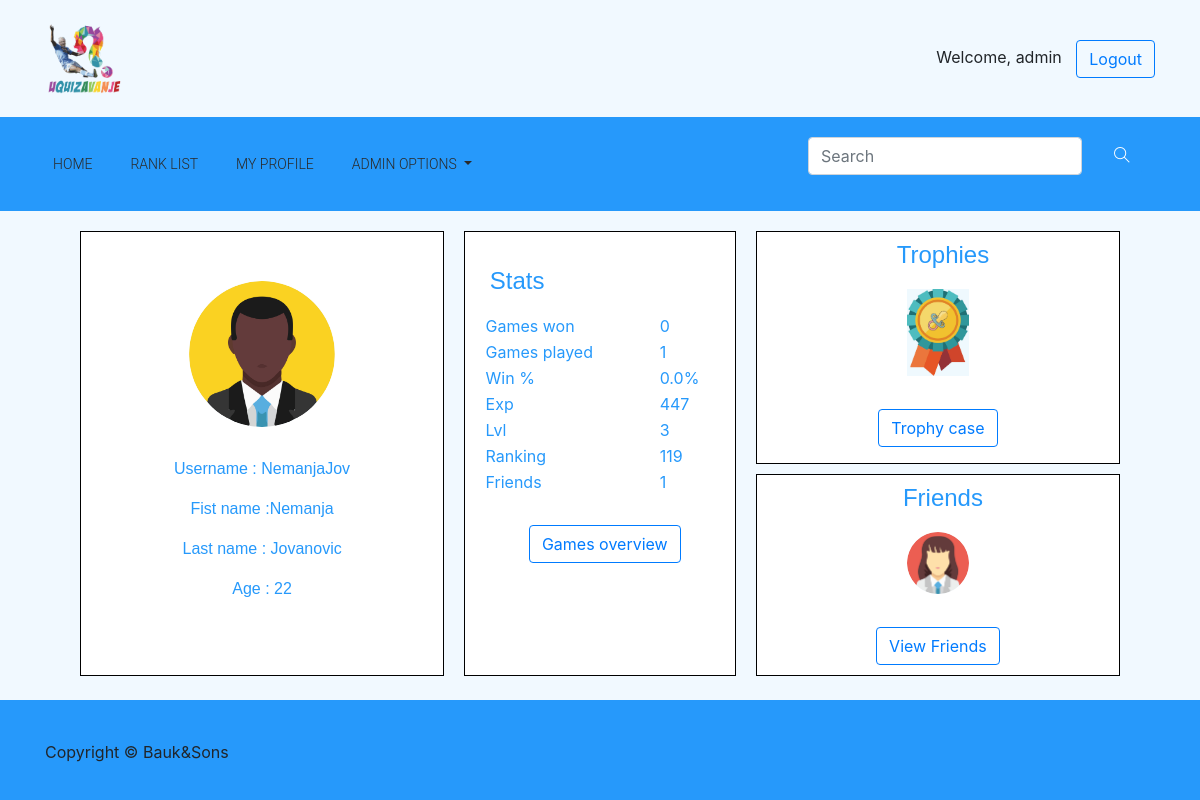
The app's page /my_profile/15/ (signed in) with its own data.
### quiz/models.py (models this page shows, shortened)
class User(AbstractUser):
    email = models.EmailField(
        verbose_name='email address',
        max_length=255,
        unique=True,
    )
    age = models.IntegerField(null = True)
    is_active = models.BooleanField(default=True)
    is_moderator = models.BooleanField(default=False)
    wants_moderator = models.BooleanField(default = False)
    first_name = models.CharField(max_length=50)
    last_name = models.CharField( max_length=50)
    level = models.IntegerField(default = 0)
    exp = models.IntegerField(default = 0)
    picture = models.TextField(default = "quiz/default_avatar.jpg", max_length = 50, blank = True, null = True)
    ranking = models.IntegerField(default = 0)
    def moderator(self):
        return self.is_moderator
    def is_senior(self):
        return self.level >= 10
    def get_level(self):
        return self.level
    def get_ranking(self):
        return self.ranking
    def get_age(self):
        return self.age
    def get_by_id(id_val):
        return User.objects.filter(id=id_val).first()
    USERNAME_FIELD = 'username'
    REQUIRED_FIELDS = ['email']

### quiz/views.py (the view)
# urls.py: url(r'^my_profile/(?P<value>\d+)/$', views.my_profile,                   name = 'my_profile'),
def my_profile(request, value):
    user = User.get_by_id(value)
    if request.user.is_authenticated:
        template = loader.get_template('quiz/my_profile.html')
        lvl = user.level
        wins = Game.number_of_wins(user)
        played = Game.number_of_games_played(user)
        if played != 0:
            percentage = float("{0:.2f}".format(((float)(wins/played) * 100)))
        else:
            percentage = 0
        number_of_friends = Friendship.count_my_friends(user)
        friends = Friendship.get_random_four_freinds(user)
        senior = user.is_senior()
        wants_moderator = user.wants_moderator
        moderator = user.is_moderator
        show_apply_for_moderator = not wants_moderator and senior and not moderator
        trophies = []
        trophies.append({'name': "New user", 'src':"quiz/new_user.jpg"})
        if wins>=10:
            trophies.append({'name': "10 wins", 'src': "quiz/10win.jpg"})
        if wins>=50:
            trophies.append({'name': "50 wins", 'src': "quiz/50win.jpg"})
        if wins>=100:
            trophies.append({'name': "100 wins", 'src': "quiz/100win.jpg"})
        if lvl>=5:
            trophies.append({'name': "Level 5+", 'src': "quiz/lvl5.jpg"})
        if lvl>=10:
            trophies.append({'name': "Level 10+", 'src': "quiz/lvl10.jpg"})
        if lvl>=20:
            trophies.append({'name': "Level 20+", 'src': "quiz/lvl20.jpg"})
        if user.is_moderator:
            trophies.append({'name': "Moderator", 'src': "quiz/moderator.jpg"})
        if user.is_senior():
            trophies.append({'name': "Senior", 'src': "quiz/senior_user.jpg"})
        context = {
            'curUser': user,
            'wins': wins,
            'played': played,
            'percentage': percentage,
            'number_of_friends': number_of_friends,
            'trophies': trophies,
            'friends' : friends,
            'senior' : senior,
            'show_apply_for_moderator' : show_apply_for_moderator,
        }
        return HttpResponse(template.render(context, request))
    else:
        return redirect('/home')

### quiz/models.py (called while the page is built)
    def get_random_four_freinds(user):
        return Friendship.objects.filter(first_friend_id = user, accepted = True).select_related('second_friend_id').values('second_friend_id', 'accepted', 'second_friend_id__username', 'second_friend_id__picture', 'second_friend_id__ranking').order_by('?')[:4]

    def count_my_friends(user):
        return Friendship.objects.filter(first_friend_id = user, accepted = True).count()

    def number_of_wins(user):
        return Game.objects.filter(winner = user).count()

    def number_of_games_played(user):
        p1 = Game.objects.filter(player_one = user).count()
        p2 = Game.objects.filter(player_two = user).count()
        p3 = Game.objects.filter(player_three = user).count()
        p4 = Game.objects.filter(player_four = user).count()
        result = p1+p2+p3+p4
        return result

### quiz/templates/quiz/my_profile.html (shortened to what this page needs)
{% extends "quiz/base.html" %}
{% load static %} {% block content %}
<div class="container">
  <div class="row justify-content-center" style="margin: 10px;">
    <div class="col-lg-4 col-md-12 profile_big_container">
      <div class="text-center justify-content-center">
        <div class="card-body">
          {%if user.id == curUser.id%}
            {% load static %}
          {%else%}
          {% load static %}
            <img src="{% get_static_prefix %}{{curUser.picture}}" class="rounded-circle" />
          {%endif%}
        </div>
        <div class="p_wrapper_profile">
          <p>Username : {{ curUser.get_username }}</p>
          <p>Fist name :{{ curUser.first_name }}</p>
          <p>Last name : {{ curUser.last_name }}</p>
          {% if curUser.get_age != null%}
          <p>Age : {{ curUser.get_age }}</p>
          {% endif %}
        </div>
      </div>
    </div>
    <div class="col-lg-3 col-md-12 profile_big_container">
      <div id="stats_container">
        <h3>Stats</h3>
        <table>
          <tr style="color: #2699FB;">
            <td>Games won</td>
            <td>{{ wins }}</td>
          </tr>
          <tr style="color: #2699FB;">
            <td>Games played</td>
            <td>{{ played }}</td>
          </tr>
          <tr style="color: #2699FB;">
            <td>Win %</td>
            <td>{{ percentage }}%</td>
          </tr>
          <tr style="color: #2699FB;">
              <td>Exp</td>
              <td>{{ curUser.exp }}</td>
          </tr>
          <tr style="color: #2699FB;">
            <td>Lvl</td>
            <td>{{ curUser.get_level }}</td>
          </tr>
          <tr style="color: #2699FB;">
            <td>Ranking</td>
            <td>{{ curUser.get_ranking }}</td>
          </tr>
          <tr style="color: #2699FB;">
            <td>Friends</td>
            <td>{{ number_of_friends }}</td>
          </tr>
          <tr style="color: #2699FB;">
            <td style="padding: 30px" colspan="2" align="center">
              <a href = "{% url 'quiz:games_overview' value=curUser.id%}"><button class="btn btn-outline-primary">Games overview</button></a>
            </td>
          </tr>
        </table>
      </div>
    </div>
    <div class="col-lg-4 col-md-12" style="margin: 10px;">
      <div class="row">
        <div class="col-md-12" id="trophy_container">
          <div class="small_container_content text-center">
            <h3>Trophies</h3>
            <span>
              {%for trophy in trophies%}
              <div style="display: inline">
                <img src="{% get_static_prefix %}{{ trophy.src }}" />
              </div>
              {%endfor%}
            </span>
            <p>
              <button class="btn btn-outline-primary">
                <a href="{% url 'quiz:trophy_page' value=curUser.id%}">Trophy case</a>
              </button>
            </p>
          </div>
        </div>
        <div class="col-md-12" id="friends_container">
          <div class="small_container_content text-center">
            <h3>Friends</h3>
            <span>
              {% for friend in friends %}
                {% load static %}
                <img src='{% get_static_prefix %}{{friend.second_friend_id__picture }}' class="rounded-circle" alt="avatar">
              {% empty %}
                <h6 style="color: #2699FB;">You do not have any friends yet !</h6>
              {% endfor %}
            </span>
            <br/>
            <button class="btn btn-outline-primary">
              <a href="{% url 'quiz:friends_page' value=curUser.id%}">View Friends</a>
            </button>
          </div>
        </div>
      </div>
    </div>
  </div>
</div>
{% endblock content %}

### quiz/templates/quiz/base.html (shortened to what this page needs)
{% load static %}
<!doctype html>
<html lang="en">
<head>
    <link rel="stylesheet" href="{% static 'quiz/bootstrap.min.css' %}">
    <link rel="stylesheet" href="{% static 'quiz/animate.css' %}">
    <link rel="stylesheet" href="{% static 'quiz/font-awesome.min.css' %}">
    <link rel="stylesheet" href="{% static 'quiz/style.css' %}">
    <link rel="stylesheet" href="{% static 'quiz/themify-icons.css' %}">
</head>
<body>
        <div id="page_container">
            <div id="content_wrapper">
    <header class="header_area">
        <div class="sub_header">
            <div class="container">
                <div class="row align-items-center">
                    <div class="col-xs-8 col-md-8 col-xl-6">
                        <div id="logo">
                            <a href="{% url 'quiz:home' %}"><img src="{% static 'quiz/uqizavanje_logo.png' %}" alt=""
                                    title="" /></a>
                        </div>
                    </div>
                    <div class="col-xs-4 col-md-4 col-xl-6">
                        {% if user.is_authenticated %}
                        <div class="float-right" id="welcome_message">
                            Welcome, {{ user.get_username }}
                            <a href="/accounts/logout" class="btn btn-outline-primary">Logout</a>
                        </div>
                        {% endif %}
                    </div>
                </div>
            </div>
        </div>
        <div class="main_menu">
            <div class="container">
                <div class="row">
                    <div class="col-lg-12">
                        <nav class="navbar navbar-expand-lg navbar-light">
                            <div class="collapse navbar-collapse" id="navbarSupportedContent">
                                <ul class="navbar-nav mr-auto">
                                    <li class="nav-item active">
                                        <a class="nav-link active" href="{% url 'quiz:home' %}">Home</a>
                                    </li>
                                    <li class="nav-item">
                                        <a class="nav-link" href="{% url 'quiz:rank_list'%}">Rank List</a>
                                    </li>
                                    {% if user.is_authenticated %}
                                    <li class="nav-item">
                                        <a class="nav-link" href="{% url 'quiz:my_profile' value=user.id%}">My Profile</a>
                                    </li>
                                    {% endif %}
                                    {% if user.is_superuser %}
                                    <li class="nav-item dropdown">
                                        <a class="nav-link dropdown-toggle" href="#" role="button"
                                            data-toggle="dropdown" aria-haspopup="true" aria-expanded="false">
                                            Admin options
                                        </a>
                                    </li>
                                    {% endif %}
                                </ul>
                            </div>
                            <div class="header_social_icon d-none d-sm-block">
                                <ul>
                                    <li>
                                        <form action="/search_results/" method="GET" class="form-inline mr-auto">
                                            <div class="md-form my-0">
                                                <input class="form-control" name="searched_name" type="search"
                                                    placeholder="Search" aria-label="Search">
                                                <button class="btn btn-primary" type='submit' id='lupa'><i
                                                        class=" ti-search text-white ml-3"
                                                        aria-hidden="true"></i></button>
                                            </div>
                                        </form>
                                    </li>
                                </ul>
                            </div>
                        </nav>
                    </div>
                </div>
            </div>
        </div>
    </header>
    {% block content %}
    {% endblock content %}
    </div>
    <footer class="footer">
        <div class="container">
            <div class="row text-center">
                <p class="col-lg-8 col-md-12">Copyright &copy; Bauk&Sons</p>
            </div>
        </div>
    </footer>
</div>
</body>
</html>

### quiz/static/quiz/style.css (style rules this page uses)
a { text-decoration: none; -webkit-transition: 0.5s; transition: 0.5s; }
h1, h2, h3, h4, h5, h6 { color: #2a2a2a; font-family: "Cabin", sans-serif; }
h3 { font-size: 24px; line-height: 25px; }
img { max-width: 100%; }
.sub_header { padding: 20px 0px; background-color: #F1F9FF; }
.sub_header img { height: 15%; width: 15%; }
.main_menu { background-color: #2699FB; }
.main_menu .navbar-light .navbar-nav .nav-link { color: #2a2a2a; font-weight: 300; font-family: "Roboto", sans-serif; }
.main_menu .header_social_icon ul li { padding-right: 13px; }
.main_menu ul li { display: inline-block; font-size: 14px; text-transform: uppercase; padding-right: 22px; }
body { background-color: #F1F9FF; }
#lupa { background-color: #2699FB; border:#2699FB; }
#welcome_message a { margin-left: 10px; }
.profile_big_container { border: 1px black solid; margin: 10px; background-color: white; }
.profile_big_container img { margin-top: 10%; width: 50%; }
.profile_big_container h3 { font-family: 'Cabin', sans-serif; color: #2699FB; margin-top: 10px; margin-left: 10px; margin-bottom: 20px; }
.profile_big_container p { font-family: 'Cabin', sans-serif; color: #2699FB; }
.profile_big_container table { width: 100%; margin: 2%; }
.p_wrapper_profile { margin-top: 10px; }
#stats_container { margin-top: 15%; }
.small_container_content { margin: 10px; }
.small_container_content h3 { margin-top: 10px; margin-left: 10px; margin-bottom: 20px; color: #2699FB; font-family: 'Cabin', sans-serif; }
.small_container_content span { padding: 10px; }
.small_container_content img { margin: 2px; width: 20%; }
.small_container_content button { margin-top: 10%; }
#trophy_container { border: 1px black solid; margin-bottom: 10px; background-color: white; }
#friends_container { border: 1px black solid; background-color: white; }
.footer { background-color: #2699FB; height: 100px; position: absolute; bottom: 0; width: 100%; }
.footer p { margin-top: 40px; text-align: left; }
.main_menu .navbar { padding: 20px 0px; }
#page_container { position: relative; min-height: 100vh; }
#content_wrapper { padding-bottom: 100px; }

### records on screen
User: get_username "admin"
User: picture (picture), get_username "NemanjaJov", first_name "Nemanja", last_name "Jovanovic", get_age "22", exp "447", get_level "3", get_ranking "119"

### other values on screen
{{ wins }} "0"
{{ played }} "1"
{{ percentage }} "0.0"
{{ number_of_friends }} "1"
